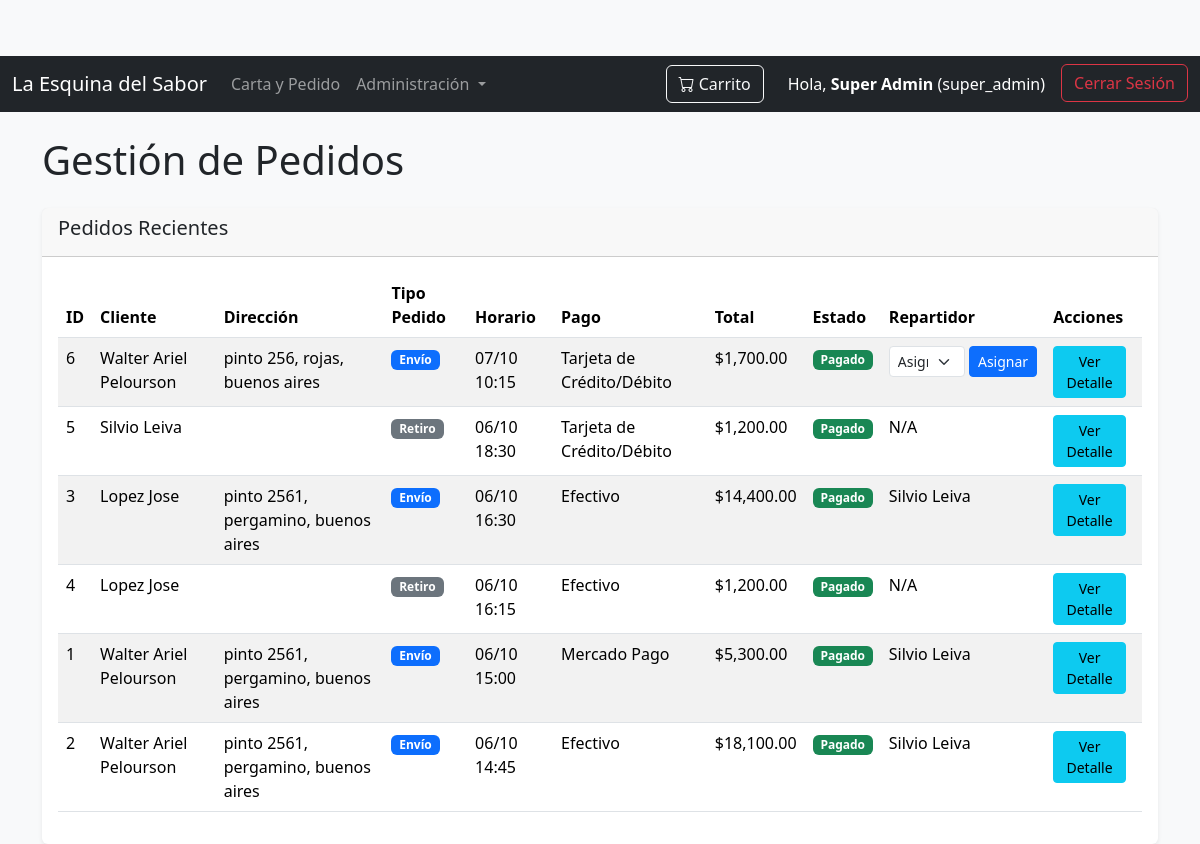
/gestion/pedidos (signed in), run on the app's committed database.
### tables this page shows
CREATE TABLE roles (
            id_rol INTEGER PRIMARY KEY AUTOINCREMENT,
            nombre_rol TEXT NOT NULL UNIQUE
        );

CREATE TABLE pedidos (
            id_pedido INTEGER PRIMARY KEY AUTOINCREMENT,
            cliente_nombre TEXT NOT NULL,
            cliente_apellido TEXT NOT NULL,
            direccion_entrega TEXT NOT NULL,
            es_envio INTEGER NOT NULL,
            horario_entrega TEXT NOT NULL,
            costo_envio REAL NOT NULL,
            costo_total REAL NOT NULL,
            forma_pago TEXT NOT NULL,
            estado_pago TEXT NOT NULL DEFAULT 'Pendiente',
            fecha_creacion TEXT NOT NULL,
            fecha_pago TEXT,
            lat_cliente REAL,
            lon_cliente REAL,
            id_repartidor INTEGER,
            id_empresa INTEGER,
            FOREIGN KEY(id_repartidor) REFERENCES repartidores(id_repartidor),
            FOREIGN KEY(id_empresa) REFERENCES empresas(id_empresa)
        );

CREATE TABLE repartidores (
            id_repartidor INTEGER PRIMARY KEY AUTOINCREMENT,
            nombre TEXT NOT NULL,
            apellido TEXT NOT NULL,
            telefono TEXT,
            activo INTEGER DEFAULT 1,
            id_empresa INTEGER,
            FOREIGN KEY(id_empresa) REFERENCES empresas(id_empresa)
        );

### app.py (the view)
@app.route('/gestion/pedidos')
@login_required
def gestion_pedidos():
    if not (current_user.has_role('super_admin') or current_user.has_role('admin_empresa') or current_user.has_role('empleado')):
        flash("No tienes permiso para acceder a esta página.", "danger")
        return redirect(url_for('index'))
    conn = conectar_db()
    cursor = conn.cursor()
    base_query = """
        SELECT p.id_pedido, p.cliente_nombre, p.cliente_apellido, p.direccion_entrega, p.horario_entrega,
               p.forma_pago, p.costo_total, p.estado_pago, p.es_envio,
               r.nombre AS repartidor_nombre, r.apellido AS repartidor_apellido,
               e.nombre AS nombre_empresa
        FROM pedidos p
        LEFT JOIN repartidores r ON p.id_repartidor = r.id_repartidor
        LEFT JOIN empresas e ON p.id_empresa = e.id_empresa
    """
    where_conditions, query_params = get_company_filter_conditions_and_params(table_alias='p')
    final_query_parts = [base_query]
    if where_conditions:
        final_query_parts.append("WHERE " + " AND ".join(where_conditions))
    final_query_parts.append("ORDER BY p.horario_entrega DESC")
    final_query = " ".join(final_query_parts)
    cursor.execute(final_query, query_params)
    pedidos = cursor.fetchall()
    conn.close()
    pedidos_procesados = []
    for p in pedidos:
        p_dict = dict(p)
        p_dict['horario_entrega_dt'] = datetime.strptime(p_dict['horario_entrega'], '%Y-%m-%d %H:%M:%S')
        pedidos_procesados.append(p_dict)
    conn = conectar_db()
    cursor = conn.cursor()
    base_repartidores_query = "SELECT id_repartidor, nombre, apellido, activo FROM repartidores"
    where_rep_conditions, query_rep_params = get_company_filter_conditions_and_params() # No table_alias for repartidores directly
    final_rep_query_parts = [base_repartidores_query]
    if where_rep_conditions:
        final_rep_query_parts.append("WHERE " + " AND ".join(where_rep_conditions))
    final_rep_query_parts.append("ORDER BY nombre, apellido")
    final_rep_query = " ".join(final_rep_query_parts)
    cursor.execute(final_rep_query, query_rep_params)
    repartidores = cursor.fetchall()
    conn.close()
    print(f"Repartidores cargados para gestión: {repartidores}")
    return render_template('gestion_pedidos.html',
                           pedidos=pedidos_procesados,
                           repartidores=repartidores)

### app.py (called while the page is built, shortened)
def conectar_db():
    conn = sqlite3.connect(DB_NAME)
    conn.row_factory = sqlite3.Row # Permite acceder a las columnas por nombre
    return conn

@login_manager.user_loader
def load_user(user_id):
    conn = conectar_db()
    cursor = conn.cursor()
    cursor.execute("""
        SELECT u.id_usuario, u.email, u.password, u.nombre, u.apellido,
               u.id_rol, u.id_empresa, u.activo, u.primer_login_requerido,
               r.nombre_rol
        FROM usuarios u
        JOIN roles r ON u.id_rol = r.id_rol
        WHERE u.id_usuario = ?
    """, (user_id,))
    user_data = cursor.fetchone()
    conn.close()
    if user_data:
        return Usuario(
            user_data['id_usuario'],
            user_data['email'],
            user_data['password'],
            user_data['nombre'],
            user_data['apellido'],
            user_data['id_rol'],
            user_data['id_empresa'],
            user_data['activo'],
            user_data['primer_login_requerido'],
            user_data['nombre_rol']
        )
    return None

def get_company_filter_conditions_and_params(table_alias=''):
    conditions = []
    params = []
    return conditions, params

    def get_full_name(self):
        return f"{self.nombre} {self.apellido}"

    def has_role(self, role_name):
        return self.nombre_rol == role_name

### templates/gestion_pedidos.html (shortened to what this page needs)
{% extends "base.html" %}
{% block content %}
    <h1 class="mb-4">Gestión de Pedidos</h1>
    <div class="card shadow-sm">
        <div class="card-header">
            <h5>Pedidos Recientes</h5>
        </div>
        <div class="card-body">
            {% if pedidos %}
            <div class="table-responsive">
                <table class="table table-striped table-hover">
                    <thead>
                        <tr>
                            <th>ID</th>
                            <th>Cliente</th>
                            <th>Dirección</th>
                            <th>Tipo Pedido</th>
                            <th>Horario</th>
                            <th>Pago</th>
                            <th>Total</th>
                            <th>Estado</th>
                            <th>Repartidor</th>
                            <th>Acciones</th>
                        </tr>
                    </thead>
                    <tbody>
                        {% for pedido in pedidos %}
                        <tr>
                            <td>{{ pedido.id_pedido }}</td>
                            <td>{{ pedido.cliente_nombre }} {{ pedido.cliente_apellido }}</td>
                            <td>{{ pedido.direccion_entrega }}</td>
                            <td>
                                {% if pedido.es_envio %}
                                    <span class="badge bg-primary">Envío</span>
                                {% else %}
                                    <span class="badge bg-secondary">Retiro</span>
                                {% endif %}
                            </td>
                            <td>{{ pedido.horario_entrega_dt.strftime('%d/%m %H:%M') }}</td>
                            <td>{{ pedido.forma_pago }}</td>
                            <td>${{ "{:,.2f}".format(pedido.costo_total) }}</td>
                            <td>
                                {% if pedido.estado_pago == 'Pagado' %}
                                    <span class="badge bg-success">{{ pedido.estado_pago }}</span>
                                {% else %}
                                    <span class="badge bg-warning text-dark">{{ pedido.estado_pago }}</span>
                                {% endif %}
                            </td>
                            <td>
                                {% if pedido.es_envio %}
                                    {% if pedido.repartidor_nombre %}
                                        {{ pedido.repartidor_nombre }} {{ pedido.repartidor_apellido }}
                                    {% else %}
                                        <form action="{{ url_for('asignar_repartidor', id_pedido=pedido.id_pedido) }}" method="POST" class="d-flex">
                                            <select name="id_repartidor" class="form-select form-select-sm me-1" required>
                                                <option value="">Asignar...</option>
                                            </select>
                                            <button type="submit" class="btn btn-sm btn-primary">Asignar</button>
                                        </form>
                                    {% endif %}
                                {% else %}
                                    N/A
                                {% endif %}
                            </td>
                            <td>
                                <a href="{{ url_for('detalle_pedido', id_pedido=pedido.id_pedido) }}" class="btn btn-sm btn-info me-2">Ver Detalle</a>
                            </td>
                        </tr>
                        {% endfor %}
                    </tbody>
                </table>
            </div>
            {% else %}
                <p class="text-center text-muted">No hay pedidos registrados.</p>
            {% endif %}
        </div>
    </div>
{% endblock %}

### templates/base.html (shortened to what this page needs)
<!doctype html>
<html lang="es">
<head>
    <link href="https://cdn.jsdelivr.net/npm/bootstrap@5.3.3/dist/css/bootstrap.min.css" rel="stylesheet">
    <link rel="stylesheet" href="https://cdn.jsdelivr.net/npm/bootstrap-icons@1.11.3/font/bootstrap-icons.min.css">
    <link rel="stylesheet" href="{{ url_for('static', filename='css/style.css') }}">
</head>
<body>
    <nav class="navbar navbar-expand-lg navbar-dark bg-dark">
        <div class="container-fluid">
            <a class="navbar-brand" href="{{ url_for('index') }}">La Esquina del Sabor</a>
            <div class="collapse navbar-collapse" id="navbarNav">
                <ul class="navbar-nav me-auto mb-2 mb-lg-0">
                    <li class="nav-item">
                        <a class="nav-link" href="{{ url_for('hacer_pedido') }}">Carta y Pedido</a>
                    </li>
                    {% if current_user.is_authenticated and (current_user.has_role('super_admin') or current_user.has_role('admin_empresa') or current_user.has_role('empleado')) %}
                        <li class="nav-item dropdown">
                            <a class="nav-link dropdown-toggle" href="#" id="navbarDropdownAdmin" role="button" data-bs-toggle="dropdown" aria-expanded="false">
                                Administración
                            </a>
                        </li>
                    {% endif %}
                </ul>
                <div class="d-flex align-items-center">
                    <a class="btn btn-outline-light position-relative me-3" href="{{ url_for('hacer_pedido') }}">
                        <i class="bi bi-cart"></i> Carrito
                    </a>
                    <ul class="navbar-nav">
                        {% if current_user.is_authenticated %}
                            <li class="nav-item me-2">
                                <span class="nav-link text-white">Hola, <strong>{{ current_user.get_full_name() }}</strong> ({{ current_user.nombre_rol }})</span>
                            </li>
                            <li class="nav-item">
                                <a class="btn btn-outline-danger" href="{{ url_for('logout') }}">Cerrar Sesión</a>
                            </li>
                        {% else %}
                            <li class="nav-item">
                                <a class="btn btn-outline-success" href="{{ url_for('login') }}">Iniciar Sesión</a>
                            </li>
                        {% endif %}
                    </ul>
                </div>
            </div>
        </div>
    </nav>
    <div class="container mt-4">
        {% block content %}{% endblock %}
    </div>
</body>
</html>

### static/css/style.css (style rules this page uses)
body { padding-top: 56px; background-color: #f8f9fa; }
.card { border: none; transition: transform 0.2s ease-in-out, box-shadow 0.2s ease-in-out; }

### data on the page
roles: nombre_rol "super_admin"
pedidos: id_pedido "6", cliente_nombre "Walter Ariel", cliente_apellido "Pelourson", direccion_entrega "pinto 256, rojas, buenos aires", es_envio "Envío", horario_entrega_dt "07/10 10:15", forma_pago "Tarjeta de Crédito/Débito", costo_total "1,700.00", estado_pago "Pagado"
pedidos: id_pedido "5", cliente_nombre "Silvio", cliente_apellido "Leiva", es_envio "Retiro", horario_entrega_dt "06/10 18:30", forma_pago "Tarjeta de Crédito/Débito", costo_total "1,200.00", estado_pago "Pagado"
pedidos: id_pedido "3", cliente_nombre "Lopez", cliente_apellido "Jose", direccion_entrega "pinto 2561, pergamino, buenos aires", es_envio "Envío", horario_entrega_dt "06/10 16:30", forma_pago "Efectivo", costo_total "14,400.00", estado_pago "Pagado", repartidor_nombre "Silvio", repartidor_apellido "Leiva"
pedidos: id_pedido "4", cliente_nombre "Lopez", cliente_apellido "Jose", es_envio "Retiro", horario_entrega_dt "06/10 16:15", forma_pago "Efectivo", costo_total "1,200.00", estado_pago "Pagado"
pedidos: id_pedido "1", cliente_nombre "Walter Ariel", cliente_apellido "Pelourson", direccion_entrega "pinto 2561, pergamino, buenos aires", es_envio "Envío", horario_entrega_dt "06/10 15:00", forma_pago "Mercado Pago", costo_total "5,300.00", estado_pago "Pagado", repartidor_nombre "Silvio", repartidor_apellido "Leiva"
pedidos: id_pedido "2", cliente_nombre "Walter Ariel", cliente_apellido "Pelourson", direccion_entrega "pinto 2561, pergamino, buenos aires", es_envio "Envío", horario_entrega_dt "06/10 14:45", forma_pago "Efectivo", costo_total "18,100.00", estado_pago "Pagado", repartidor_nombre "Silvio", repartidor_apellido "Leiva"

### other printed values
{{ current_user.get_full_name() }} "Super Admin"
